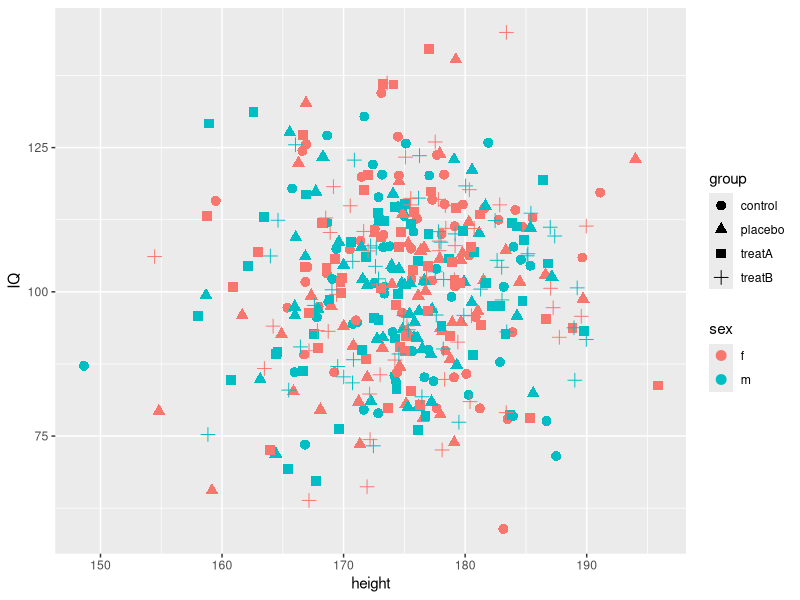
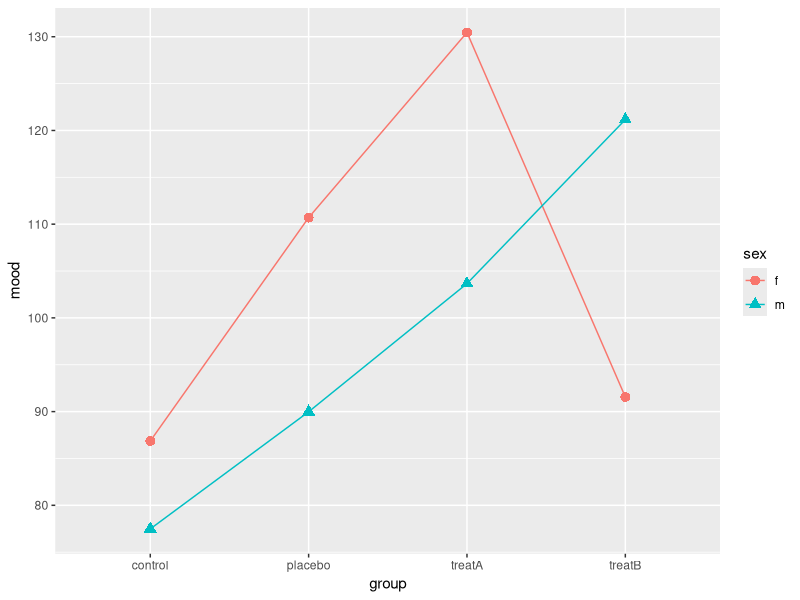
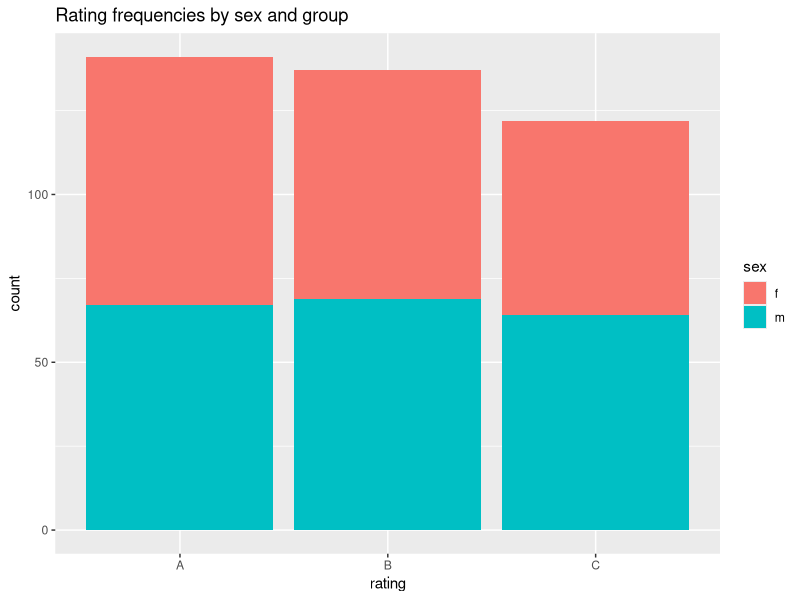
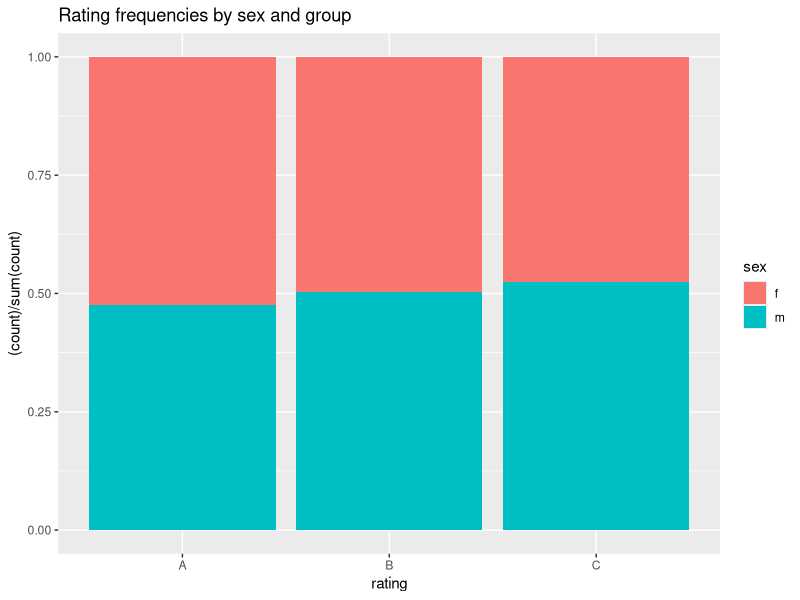
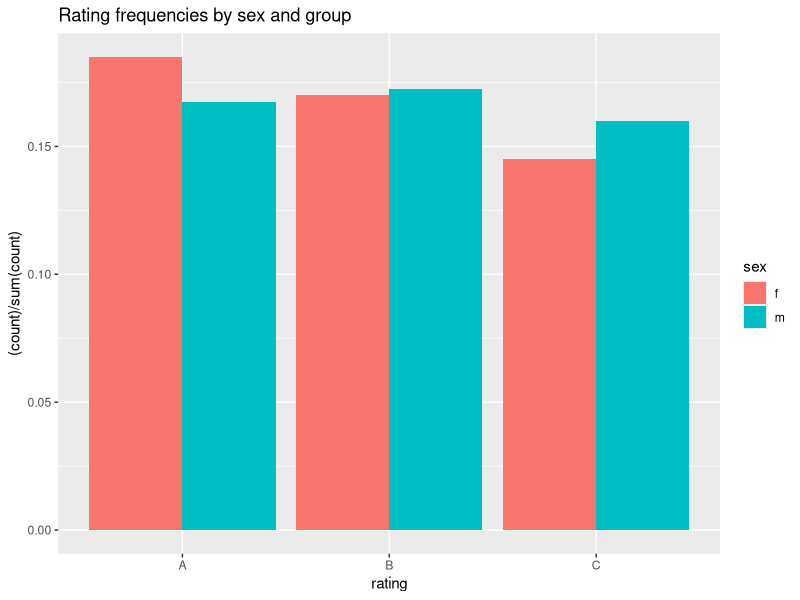
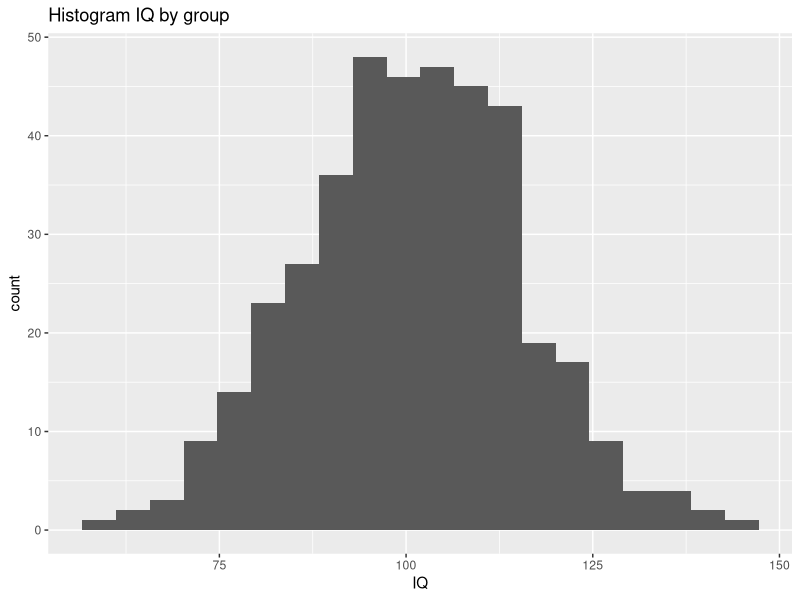
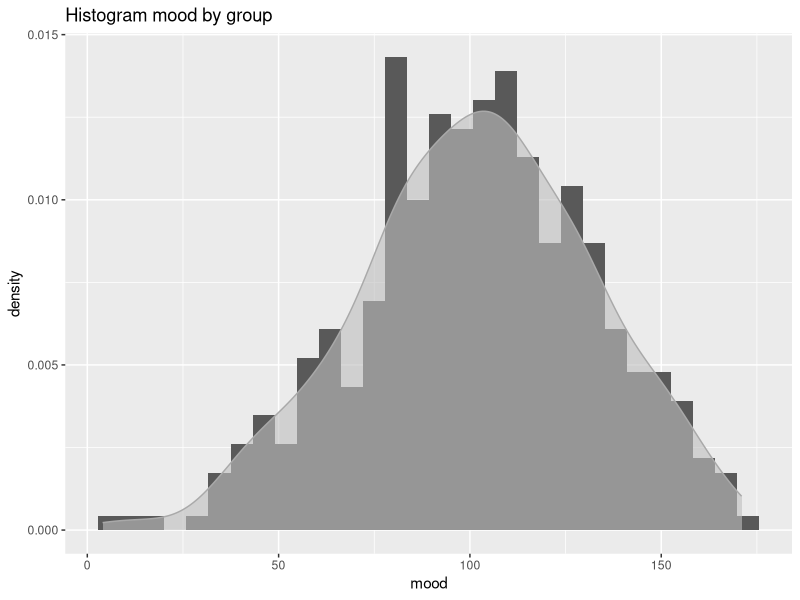
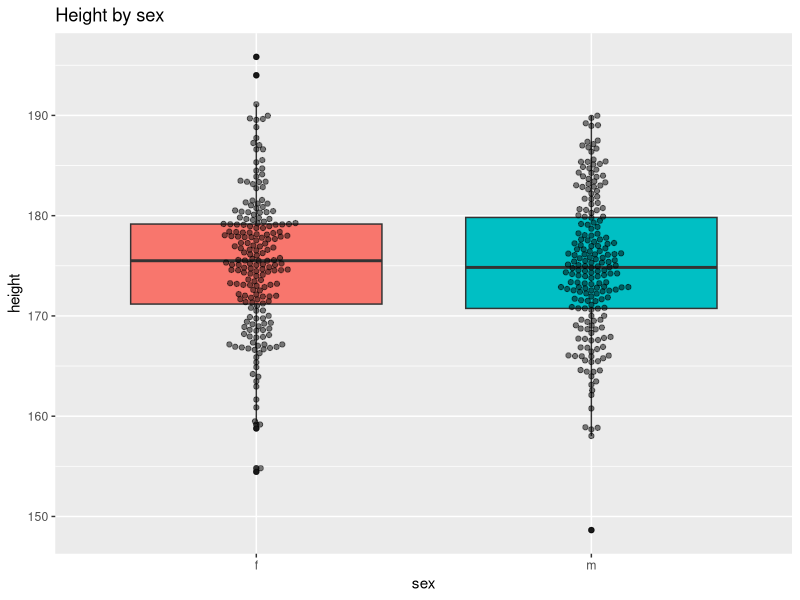

The R source for these figures, in order:
## ---- chunk 1
wants <- c("ggplot2", "ggbeeswarm", "cowplot", "patchwork")
has   <- wants %in% rownames(installed.packages())
if(any(!has)) install.packages(wants[!has])
## ---- chunk 2
Njk    <- 50
P      <- 4
Q      <- 2
IQ     <- rnorm(P*Q*Njk, mean=100, sd=15)
height <- rnorm(P*Q*Njk, mean=175, sd=7)
rating <- factor(sample(LETTERS[1:3], Njk*P*Q, replace=TRUE))
sex    <- factor(rep(c("f", "m"), times=P*Njk))
group  <- factor(rep(c("control", "placebo", "treatA", "treatB"), each=Q*Njk))
sgComb <- interaction(sex, group)
mood   <- round(rnorm(P*Q*Njk, mean=c(85, 80, 110, 90, 130, 100, 93, 121)[sgComb], sd=25))
myDf   <- data.frame(sex, group, sgComb, IQ, height, rating, mood)
## ---- chunk 3
library(ggplot2)
ggplot(myDf, aes(x=height, y=IQ, colour=sex, shape=group)) +
        geom_point(size=3)
## ---- chunk 4
(groupM <- aggregate(mood ~ sex + group, data=myDf, FUN=mean))
ggplot(groupM, aes(x=group, y=mood, color=sex, shape=sex, group=sex)) +
    geom_point(size=3) +
    geom_line()
## ---- chunk 5
ggplot(myDf, aes(x=rating, group=sex, fill=sex)) +
    geom_bar(stat="count", position=position_stack()) +
        ggtitle("Rating frequencies by sex and group")
## ---- chunk 6
ggplot(myDf, aes(x=rating, group=sex, fill=sex)) +
    geom_bar(stat="count",
             aes(y=(..count..) / sum(..count..)),
             position=position_fill()) +
        ggtitle("Rating frequencies by sex and group")
## ---- chunk 7
ggplot(myDf, aes(x=rating, group=sex, fill=sex)) +
    geom_bar(stat="count",
             aes(y=(..count..) / sum(..count..)),
             position=position_dodge()) +
    ggtitle("Rating frequencies by sex and group")
## ---- chunk 8
ggplot(myDf, aes(x=IQ)) +
        geom_histogram(bins=20) +
        ggtitle("Histogram IQ by group") +
        theme(legend.position="none")
## ---- chunk 9
ggplot(myDf, aes(x=mood)) +
    geom_histogram(aes(y=..density..)) +
    ggtitle("Histogram mood by group") +
    geom_density(color="darkgrey", fill="grey", alpha=0.6)
## ---- chunk 10
library(ggbeeswarm)
ggplot(myDf, aes(x=sex, y=height, fill=sex)) +
    geom_boxplot(outlier.shape=NULL) +
    geom_beeswarm(alpha=0.5) +
    ggtitle("Height by sex") +
    theme(legend.position="none")
## ---- chunk 11
ggplot(myDf, aes(sample=height)) +
    geom_qq() +
    geom_qq_line(color="blue")
## ---- chunk 12
parL <- list(df=10, ncp=0)
ggplot(myDf, aes(sample=height)) +
    geom_qq(distribution=qt, dparams=parL) +
    geom_qq_line(color="blue", distribution=qt, dparams=parL)
## ---- chunk 13
probs <- ppoints(50)
qDat  <- data.frame(qmood=quantile(myDf$mood, probs),
                    qheight=quantile(myDf$height, probs))

ggplot(qDat, aes(x=qmood, y=qheight)) +
    geom_point() +
    xlab("Quantiles mood") +
    ylab("Quantiles height")
## ---- chunk 14
ggplot(myDf, aes(x=rating, y=IQ, colour=sex)) +
        geom_point(size=3, position=position_dodge(width=0.3)) +
        facet_grid(. ~ group) +
        ggtitle("IQ ~ height split by sex and group") +
        guides(shape=FALSE)
## ---- chunk 15
ggplot(myDf, aes(x=rating, y=IQ, colour=sex)) +
        geom_point(size=3, position=position_dodge(width=0.3)) +
        facet_wrap(. ~ group, scales="free_y") +
        ggtitle("IQ ~ height split by sex and group") +
        guides(shape=FALSE)
## ---- chunk 16
groupN     <- as.data.frame(xtabs(~ sex + group, data=myDf))
groupSD    <- aggregate(mood ~ sex + group, data=myDf, FUN=sd)
groupMSD   <- merge(groupM, groupSD, by=c("sex", "group"), suffixes=c(".M", ".SD"))
groupMSDN  <- merge(groupMSD, groupN, by=c("sex", "group"))
(groupMSDN <- transform(groupMSDN,
                        SEMlo=mood.M - mood.SD/sqrt(Freq),
                        SEMup=mood.M + mood.SD/sqrt(Freq)))

ggplot(groupMSDN, aes(x=group, y=mood.M, ymin=SEMlo, ymax=SEMup,
                              color=sex, shape=sex, group=sex)) +
    geom_point() +
    geom_line() +
    geom_linerange()
## ---- chunk 17
ggplot(myDf, aes(x=height, y=IQ, colour=sex:group, shape=sex)) +
        geom_hline(aes(yintercept=100), linetype=2) +
        geom_vline(aes(xintercept=180), linetype=2) +
        geom_point(size=3) +
        geom_smooth(method=lm, se=TRUE, size=1.2, fullrange=TRUE) +
        facet_grid(sex ~ group) +
        ggtitle("IQ ~ height split by sex and group") +
        theme(legend.position="none") +
        geom_text(aes(x=190, y=70, label=sgComb)) +
        annotate("text", x=165, y=130, label="annotation")
## ---- chunk 18
library(cowplot)
p1 <- ggplot(myDf, aes(x=height, y=IQ, color=group)) +
    geom_point()

p2 <- ggplot(myDf, aes(x=rating, group=sex, fill=sex)) +
    geom_bar(stat="count", position=position_stack()) +
    ggtitle("Rating frequencies by sex and group")

plot_grid(p1, p2, ncol=1, align="v")
## ---- chunk 19
library(patchwork)
p1 + p2 + plot_layout(ncol=2)
## ---- chunk 20
p1 + p2 + plot_layout(ncol=1)
## ---- chunk 21
try(detach(package:cowplot))
try(detach(package:patchwork))
try(detach(package:ggbeeswarm))
try(detach(package:ggplot2))
